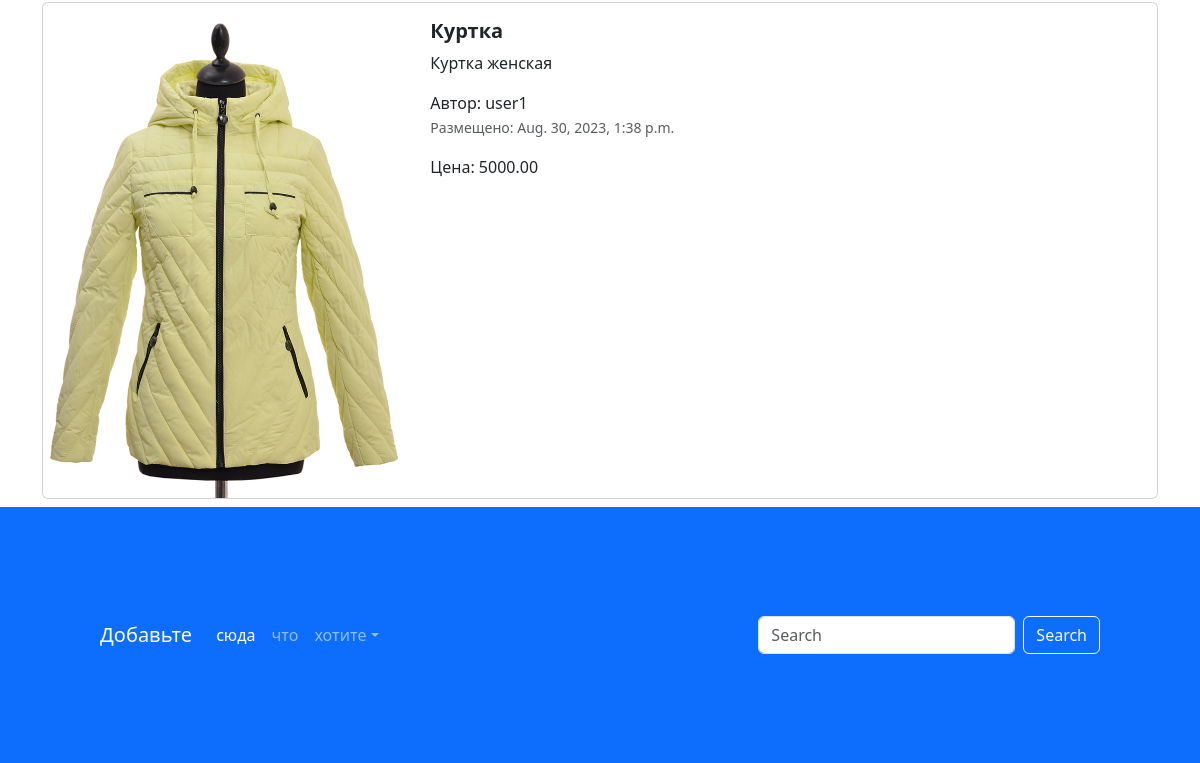
The app's page / (lower part), older data.
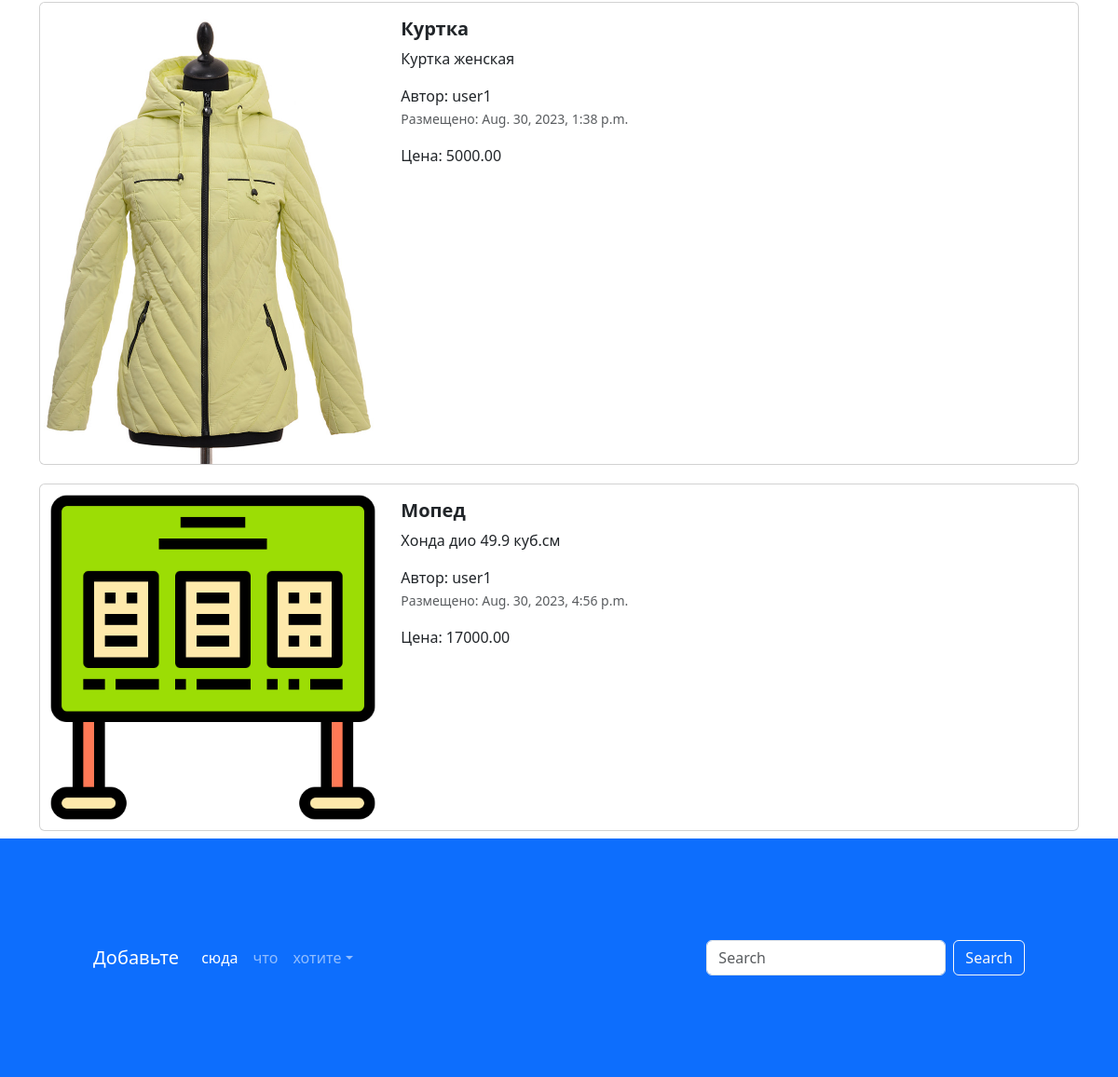
The same page, newer data.
### app_advs/models.py (models this page shows, shortened)
class Advertisement(models.Model):
    title = models.CharField(verbose_name='Заголовок', max_length=128)
    description = models.TextField(verbose_name='Описание')
    image = models.ImageField(verbose_name='Изображение', upload_to='advs/', null=True, blank=True)
    price = models.DecimalField(verbose_name='Цена', max_digits=10, decimal_places=2)
    auction = models.BooleanField(verbose_name='Торг', help_text='Отметье, уместен ли торг')
    created_at = models.DateTimeField(auto_now_add=True)
    updated_at = models.DateTimeField(auto_now=True)
    user = models.ForeignKey(User, on_delete=models.CASCADE, verbose_name='Пользователь')
    class Meta:
        db_table = 'advertisements'
    def get_absolute_url(self):
        return reverse('adv', kwargs={'pk': self.pk})

### app_advs/views.py (the view)
# urls.py: path('', index, name='main_page'),
def index(request):
    title = request.GET.get('query')
    if title:
        advertisements = Advertisement.objects.filter(title__contains=title)
    else:
        advertisements = Advertisement.objects.all()
    context = {'advertisements': advertisements, 'title': title}
    return render(request, 'app_advs/index.html', context=context)

### templates/app_advs/index.html (shortened to what this page needs)
{% extends 'base.html' %}
{% load static %}
{% block content %}
<body>
<div class="container">
  <div class="col">
    {% for adv in advertisements %}
    <div class="card mb-2" style="max-width: 1200px; margin-top: 20px;">
      <div class="row g-0">
        <div class="col-md-4">
          <a href="{{ adv.get_absolute_url }}" class="nav-link">
            <img src="{% if adv.image %}{{ adv.image.url }}{% else %}{% static 'img/adv.png' %}{%endif%}" class="img-fluid rounded-start" alt="Card title">
          </a>
        </div>
        <div class="col-md-8">
          <div class="card-body">
            <h5 class="card-title">
              <a href="{{ adv.get_absolute_url }}" class="nav-link"><strong>{{ adv.title }}</strong></a>
            </h5>
            <a href="{{ adv.get_absolute_url }}" class="nav-link">
              <p class="card-text">
                {{adv.description}}
              </p>
              <span>Автор: {{ adv.user }}</span>
              <p class="card-text"><small class="text-muted">Размещено: {{ adv.created_at }}</small></p>
              <p>Цена: {{ adv.price }}</p>
            </a>
          </div>
        </div>
      </div>
    </div>
    {% endfor %}
  </div>
</div>
<footer style="padding: 100px;" class="bg-primary">
  <nav class="navbar navbar-expand-sm navbar-dark">
    <a class="navbar-brand" href="#">Добавьте</a>
    <div class="collapse navbar-collapse" id="collapsibleNavId">
      <ul class="navbar-nav me-auto mt-2 mt-lg-0">
        <li class="nav-item">
          <a class="nav-link active" href="#" aria-current="page">сюда</a>
        </li>
        <li class="nav-item">
          <a class="nav-link" href="#">что</a>
        </li>
        <li class="nav-item dropdown">
          <a class="nav-link dropdown-toggle" href="#" id="dropdownId" data-bs-toggle="dropdown" aria-haspopup="true"
             aria-expanded="false">хотите</a>
        </li>
      </ul>
      <form class="d-flex my-2 my-lg-0">
        <input class="form-control me-sm-2" type="text" placeholder="Search">
        <button class="btn btn-outline-light my-2 my-sm-0" type="submit">Search</button>
      </form>
    </div>
  </nav>
</footer>
{% endblock %}

Row changes from the older to the newer data that the page shows:
added Advertisement: title "Мопед", description "Хонда дио 49.9 куб.см", user "user1", created_at "Aug. 30, 2023, 4:56 p.m.", price "17000.00"
